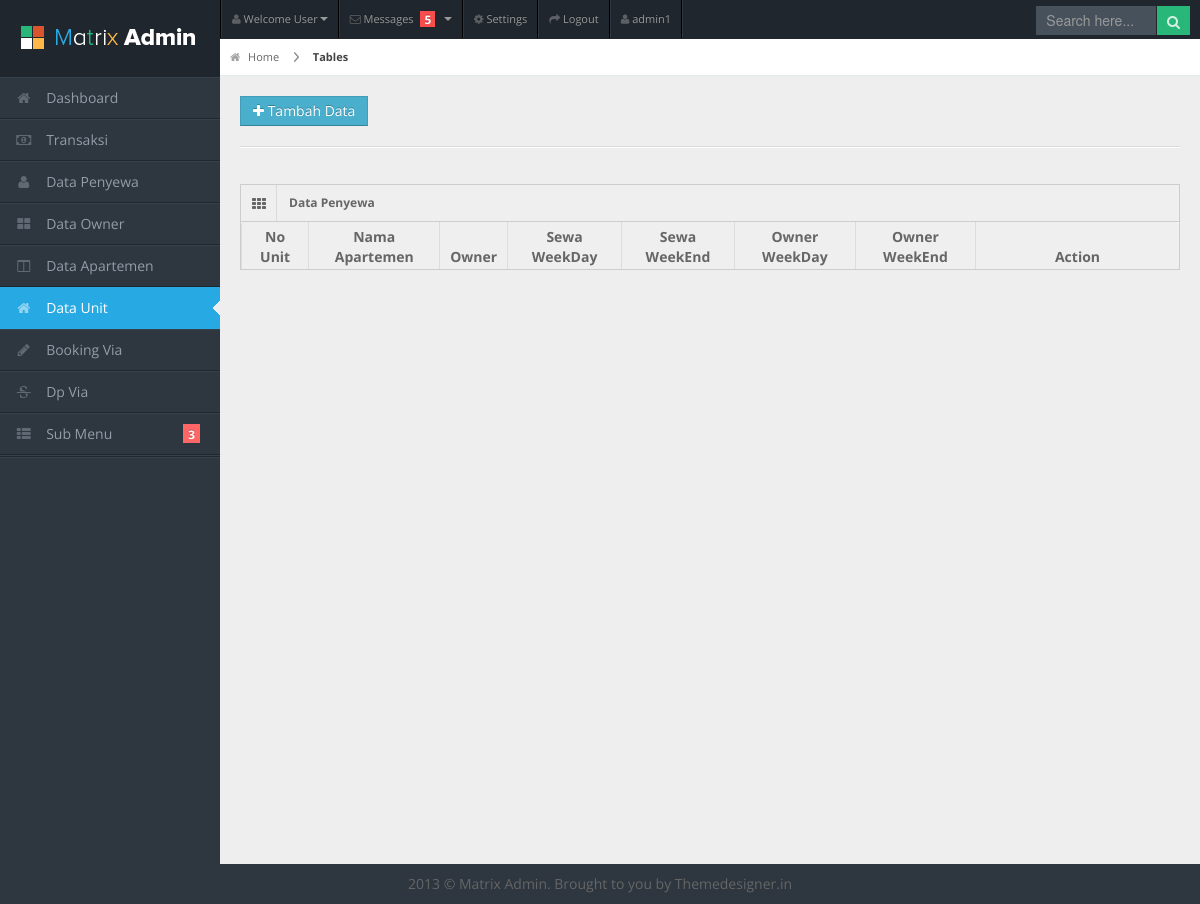
Page /unit.php (signed in) on the earlier database version.
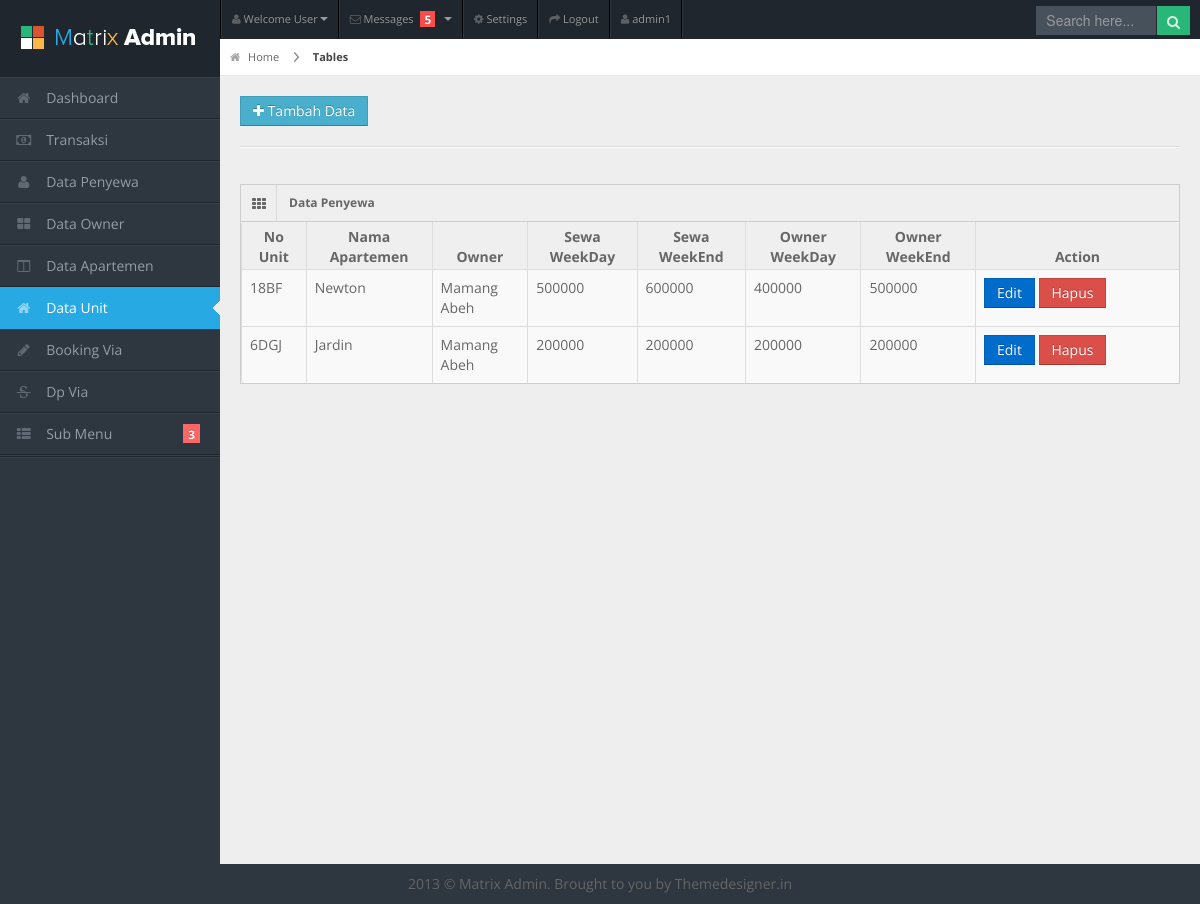
Same page on the later database version.
### tables this page shows
CREATE TABLE `tb_unit` (
  `kd_unit` int(4) NOT NULL,
  `kd_apt` int(4) NOT NULL,
  `kd_owner` int(4) DEFAULT NULL,
  `no_unit` varchar(10) NOT NULL,
  `h_sewa_wd` int(10) NOT NULL,
  `h_sewa_we` int(10) NOT NULL,
  `h_owner_wd` int(10) NOT NULL,
  `h_owner_we` int(10) NOT NULL,
  `ekstra_charge` int(10) NOT NULL
);

CREATE TABLE `tb_apt` (
  `kd_apt` int(4) NOT NULL,
  `nama_apt` varchar(30) NOT NULL,
  `alamat_apt` varchar(50) NOT NULL
);

CREATE TABLE `tb_owner` (
  `kd_owner` int(4) NOT NULL,
  `nama` varchar(30) NOT NULL,
  `alamat` varchar(50) NOT NULL,
  `no_tlp` varchar(15) NOT NULL,
  `kd_bank` int(4) NOT NULL,
  `no_rek` varchar(20) NOT NULL,
  `tgl_gabung` date NOT NULL,
  `email` varchar(30) DEFAULT NULL,
  `jenis_kelamin` varchar(10) DEFAULT NULL,
  `jumlah_unit` int(11) DEFAULT NULL
);

### proses/proses.php (called while the page is built, shortened)
<?php
class Proses{
  public function __construct(){
    $this->db = new PDO('mysql:host=localhost;dbname=db_keuangan_cozzal','root','');
  }
  public function showUnit(){
	$sql = "SELECT * FROM tb_unit
	INNER JOIN tb_apt ON tb_apt.kd_apt = tb_unit.kd_apt
	INNER JOIN tb_owner ON tb_owner.kd_owner = tb_unit.kd_owner";
	$query = $this->db->query($sql);
	return $query;
  }
}
?>

### unit.php (shortened to what this page needs)
<?php
  include "template/head.php";
?>
<body>
<?php
  include "template/header.php";
  include "template/sidebar.php";
?>
<div id="content">
  <div id="content-header">
    <div id="breadcrumb"> <a href="#" title="Go to Home" class="tip-bottom"><i class="icon-home"></i> Home</a> <a href="#" class="current">Tables</a> </div>
    <a href="#popup-unit" data-toggle="modal" class="btn btn-info btn-add"><i class="icon-plus"></i> Tambah Data</a>
  </div>
  <div class="container-fluid">
    <hr>
    <div class="row-fluid">
      <div class="span12">
        <div class="widget-box">
          <div class="widget-title"> <span class="icon"><i class="icon-th"></i></span>
            <h5>Data Penyewa</h5>
          </div>
          <div class="widget-content nopadding">
            <table class="table table-bordered data-table">
              <thead>
                <tr>
                  <th>No Unit</th>
                  <th>Nama Apartemen</th>
				  <th>Owner</th>
                  <th>Sewa WeekDay</th>
                  <th>Sewa WeekEnd</th>
                  <th>Owner WeekDay</th>
                  <th>Owner WeekEnd</th>
				  <th class="span3">Action</th>
                </tr>
              </thead>
              <tbody>
                <?php
				  require("proses/proses.php");
				  $Proses = new Proses();
				  $show = $Proses->showUnit();
				  while($data = $show->fetch(PDO::FETCH_OBJ)){
					echo "
					  <tr class=gradeC'>
					    <td>$data->no_unit</td>
					    <td>$data->nama_apt</td>
						<td>$data->nama</td>
						<td>$data->h_sewa_wd</td>
						<td>$data->h_sewa_we</td>
					    <td>$data->h_owner_wd</td>
						<td>$data->h_owner_we</td>
						<td>
						    <a class='btn btn-primary' href='edit.php?edit_unit=$data->kd_unit'>Edit</a>
						    <a class='btn btn-danger' href='proses/proses_delete.php?delete_unit=$data->kd_unit'>Hapus</a>
						</td>
					  </tr>";
				  };
				?>
              </tbody>
            </table>
          </div>
        </div>
      </div>
    </div>
  </div>
</div>
<div class="row-fluid">
  <div id="footer" class="span12"> 2013 &copy; Matrix Admin. Brought to you by <a href="http://themedesigner.in">Themedesigner.in</a> </div>
</div>
</body>
</html>

Differences in the rows shown:
now on this page (row edited): tb_unit: no_unit "18BF", kd_apt.nama_apt "Newton", kd_owner.nama "Mamang Abeh", h_sewa_wd "500000", h_sewa_we "600000", h_owner_wd "400000", h_owner_we "500000"
added tb_unit: no_unit "6DGJ", kd_apt.nama_apt "Jardin", kd_owner.nama "Mamang Abeh", h_sewa_wd "200000", h_sewa_we "200000", h_owner_wd "200000", h_owner_we "200000"
